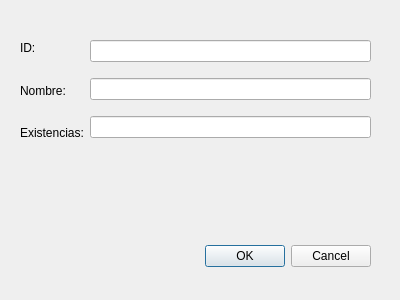
<?xml version="1.0" encoding="UTF-8"?>
<ui version="4.0">
 <class>modificarFormulario</class>
 <widget class="QDialog" name="modificarFormulario">
  <property name="geometry">
   <rect>
    <x>0</x>
    <y>0</y>
    <width>400</width>
    <height>300</height>
   </rect>
  </property>
  <property name="windowTitle">
   <string>Dialog</string>
  </property>
  <widget class="QDialogButtonBox" name="buttonBox">
   <property name="geometry">
    <rect>
     <x>30</x>
     <y>240</y>
     <width>341</width>
     <height>32</height>
    </rect>
   </property>
   <property name="orientation">
    <enum>Qt::Horizontal</enum>
   </property>
   <property name="standardButtons">
    <set>QDialogButtonBox::Cancel|QDialogButtonBox::Ok</set>
   </property>
  </widget>
  <widget class="QWidget" name="verticalLayoutWidget">
   <property name="geometry">
    <rect>
     <x>90</x>
     <y>30</y>
     <width>281</width>
     <height>121</height>
    </rect>
   </property>
   <layout class="QVBoxLayout" name="verticalLayout">
    <item>
     <widget class="QLineEdit" name="lineID"/>
    </item>
    <item>
     <widget class="QLineEdit" name="lineNombre"/>
    </item>
    <item>
     <widget class="QLineEdit" name="lineExistencias"/>
    </item>
   </layout>
  </widget>
  <widget class="QWidget" name="verticalLayoutWidget_2">
   <property name="geometry">
    <rect>
     <x>20</x>
     <y>30</y>
     <width>71</width>
     <height>121</height>
    </rect>
   </property>
   <layout class="QVBoxLayout" name="verticalLayout_3">
    <item>
     <widget class="QLabel" name="label">
      <property name="text">
       <string>ID:</string>
      </property>
     </widget>
    </item>
    <item>
     <widget class="QLabel" name="label_2">
      <property name="text">
       <string>Nombre:</string>
      </property>
     </widget>
    </item>
    <item>
     <widget class="QLabel" name="label_3">
      <property name="text">
       <string>Existencias:</string>
      </property>
     </widget>
    </item>
   </layout>
  </widget>
 </widget>
 <resources/>
 <connections>
  <connection>
   <sender>buttonBox</sender>
   <signal>accepted()</signal>
   <receiver>modificarFormulario</receiver>
   <slot>accept()</slot>
   <hints>
    <hint type="sourcelabel">
     <x>248</x>
     <y>254</y>
    </hint>
    <hint type="destinationlabel">
     <x>157</x>
     <y>274</y>
    </hint>
   </hints>
  </connection>
  <connection>
   <sender>buttonBox</sender>
   <signal>rejected()</signal>
   <receiver>modificarFormulario</receiver>
   <slot>reject()</slot>
   <hints>
    <hint type="sourcelabel">
     <x>316</x>
     <y>260</y>
    </hint>
    <hint type="destinationlabel">
     <x>286</x>
     <y>274</y>
    </hint>
   </hints>
  </connection>
 </connections>
</ui>
